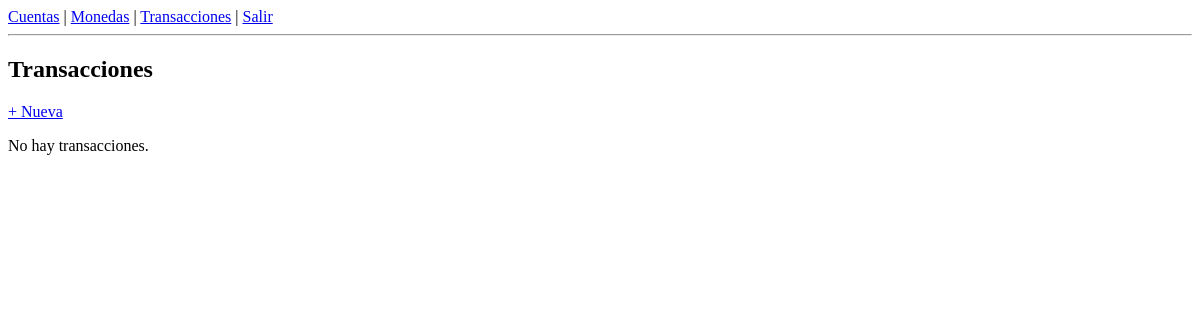
The app's page /transacciones/ (signed in), older data.
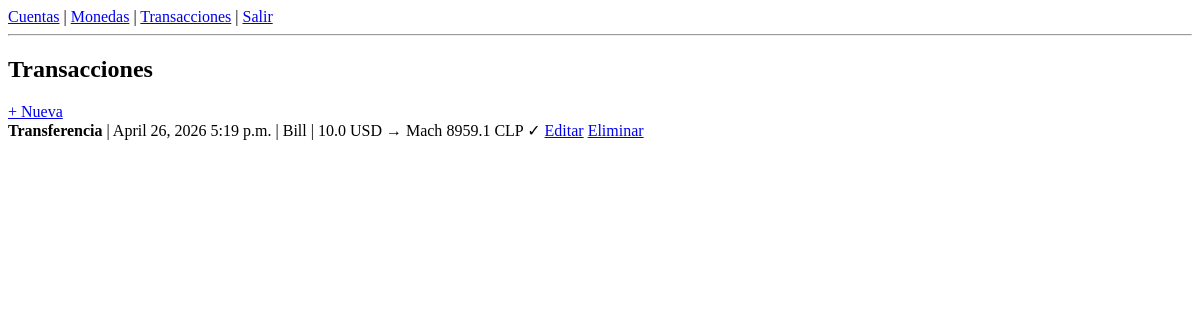
The same page, newer data.
### apps/finanzas/models.py (models this page shows, shortened)
class Transaccion(models.Model):
    TIPO_CHOICES = [
        ('gasto', 'Gasto'),
        ('ingreso', 'Ingreso'),
        ('transferencia', 'Transferencia'),
    ]
    usuario = models.ForeignKey(settings.AUTH_USER_MODEL, on_delete=models.CASCADE)
    tipo = models.CharField(max_length=15, choices=TIPO_CHOICES)
    fecha = models.DateField()
    hora = models.TimeField()
    cuenta_origen = models.ForeignKey(
        Cuenta, on_delete=models.PROTECT,
        related_name='transacciones_origen'
    )
    cuenta_destino = models.ForeignKey(
        Cuenta, on_delete=models.PROTECT,
        related_name='transacciones_destino',
        null=True, blank=True  # solo para transferencias
    )
    categoria = models.ForeignKey(
        Categoria, on_delete=models.PROTECT,
        null=True, blank=True  # no aplica en transferencias
    )
    monto = models.FloatField()
    tasa_cambio = models.FloatField(null=True, blank=True)  # para transferencias
    monto_destino = models.FloatField(null=True, blank=True)  # monto convertido
    nota = models.TextField(blank=True, null=True)
    confirmada = models.BooleanField(default=True)
    incluir_en_informes = models.BooleanField(default=True)

class Cuenta(models.Model):
    usuario = models.ForeignKey(settings.AUTH_USER_MODEL, on_delete=models.CASCADE)
    titulo = models.CharField(max_length=100)
    moneda = models.ForeignKey(Moneda, on_delete=models.PROTECT)
    balance = models.FloatField(default=0.0)
    incluir_en_totales = models.BooleanField(default=True)
    mostrar_en_seleccion = models.BooleanField(default=True)
    nota = models.TextField(blank=True, null=True)

class Moneda(models.Model):
    SEPARADOR_MILLARES = [
        (',', 'Coma ,'),
        ('.', 'Punto .'),
        (' ', 'Espacio'),
        ('', 'Vacío'),
    ]
    SEPARADOR_DECIMAL = [
        ('.', 'Punto .'),
        (',', 'Coma ,'),
        (' ', 'Espacio'),
    ]
    FORMATO_CHOICES = [
        ('0 S', '0 S'),
        ('0S', '0S'),
        ('S 0', 'S 0'),
        ('S0', 'S0'),
    ]
    usuario = models.ForeignKey(settings.AUTH_USER_MODEL, on_delete=models.CASCADE, null=True, blank=True)
    simbolo = models.CharField(max_length=10)  # CUP, USD, CLP
    es_principal = models.BooleanField(default=False)
    separador_millares = models.CharField(max_length=2, choices=SEPARADOR_MILLARES, default=',')
    separador_decimal = models.CharField(max_length=2, choices=SEPARADOR_DECIMAL, default='.')
    decimales = models.IntegerField(default=2)  # 0, 1, 2
    formato = models.CharField(max_length=5, choices=FORMATO_CHOICES, default='0 S')
    tasa_cambio = models.FloatField(default=1.0)

### apps/finanzas/views.py (the view)
# urls.py: path('transacciones/', views.lista_transacciones, name='lista_transacciones'),
@login_required
def lista_transacciones(request):
    transacciones = Transaccion.objects.filter(
        usuario=request.user
    ).order_by('-fecha', '-hora')
    return render(request, 'finanzas/lista_transacciones.html', {'transacciones': transacciones})

### apps/finanzas/templates/finanzas/lista_transacciones.html (shortened to what this page needs)
{% extends 'finanzas/base.html' %}
{% block contenido %}
  <h2>Transacciones</h2>
  <a href="{% url 'crear_transaccion' %}">+ Nueva</a>
  {% for t in transacciones %}
  <div>
    <strong>{{ t.get_tipo_display }}</strong> |
    {{ t.fecha }} {{ t.hora }} |
    {{ t.cuenta_origen.titulo }} |
    {{ t.monto }} {{ t.cuenta_origen.moneda.simbolo }}
    {% if t.tipo == 'transferencia' %}
      → {{ t.cuenta_destino.titulo }} {{ t.monto_destino }} {{ t.cuenta_destino.moneda.simbolo }}
    {% endif %}
    {% if t.confirmada %}✓{% endif %}
    <a href="{% url 'editar_transaccion' t.pk %}">Editar</a>
    <a href="{% url 'eliminar_transaccion' t.pk %}">Eliminar</a>
  </div>
  {% empty %}
    <p>No hay transacciones.</p>
  {% endfor %}
{% endblock %}

Row changes from the older to the newer data that the page shows:
added Transaccion: tipo "Transferencia", fecha "April 26, 2026", hora "5:19 p.m.", cuenta_origen.titulo "Bill", monto "10.0", cuenta_origen.moneda.simbolo "USD", cuenta_destino.titulo "Mach", monto_destino "8959.1", cuenta_destino.moneda.simbolo "CLP"
Text that changed along with them:
text no longer shown: "No hay transacciones."
